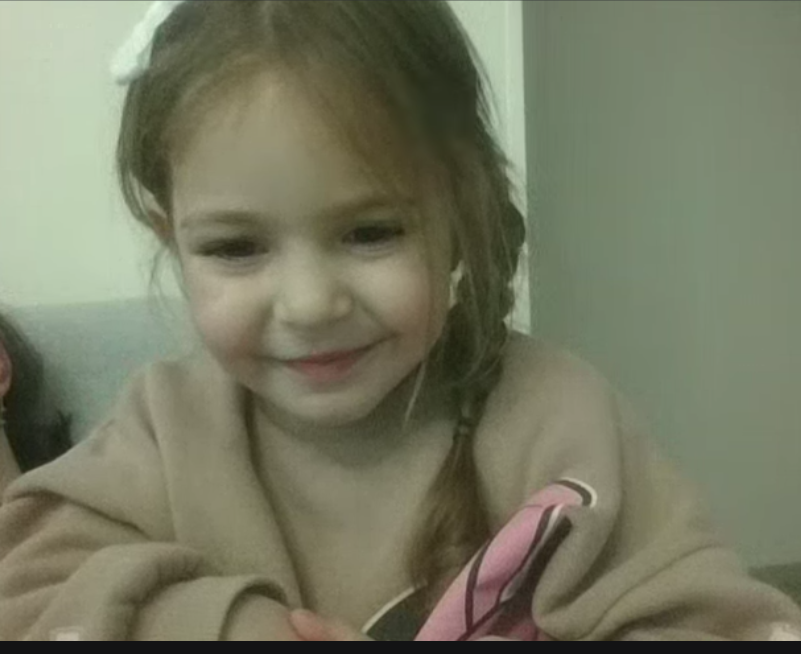
#> input picture exe 2/low_contrast.png, 801 x 654 px
$ python ex02_05.py
#> lines starting #> are read from the running program, lines starting #| are printed output that depends on the picture
import cv2
import numpy as np

# --- 5a. קריאה לתמונה בגווני אפור ---
file_path = "low_contrast.png"
img = cv2.imread(file_path, cv2.IMREAD_GRAYSCALE)
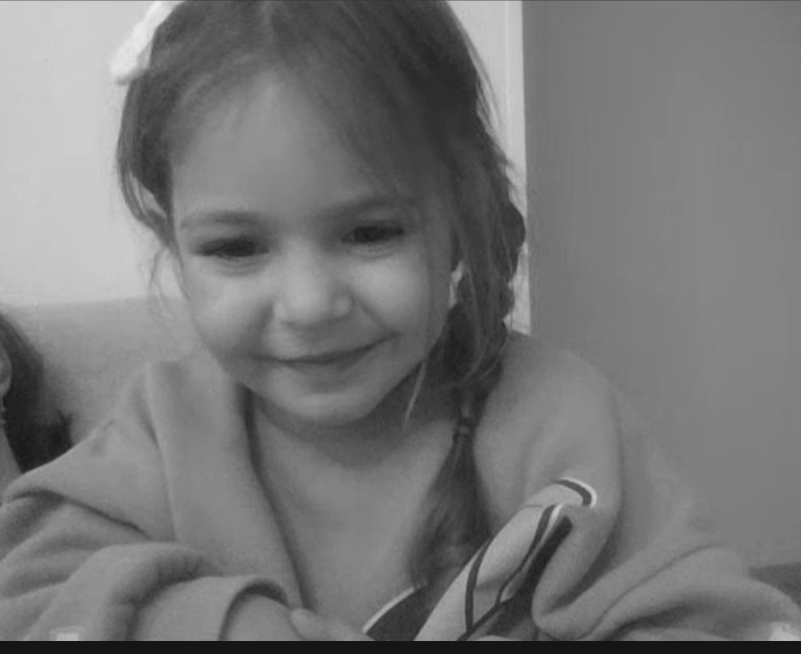
#> img: shape (654, 801); min 21, max 239, mean 117.9
if img is None:
    raise FileNotFoundError("Couldn't read the image.")

# --- 5b. הדפסת ערכים מינימום, מקסימום וממוצע ---
min_val, max_val, _, _ = cv2.minMaxLoc(img)
#> min_val = 21; max_val = 239
mean_val = np.mean(img)
#> mean_val = 117.9
range_factor = (max_val - min_val) / 255.0
#> range_factor = 0.855

print(f"Min: {min_val}, Max: {max_val}, Mean: {mean_val:.2f}, Range factor: {range_factor:.4f}")
#| Min: 21.0, Max: 239.0, Mean: 117.88, Range factor: 0.8549

# --- 5c. פונקציה לנרמל תמונה ללא שימוש בפונקציה מוכנה ---
def normalize_image(img):
    img_float = img.astype(np.float32)
    min_val = np.min(img_float)
#> min_val = 21
    max_val = np.max(img_float)
#> max_val = 239
    normalized = (img_float - min_val) * 255.0 / (max_val - min_val)
    return np.clip(normalized, 0, 255).astype(np.uint8)

normalized_img = normalize_image(img)

# --- הצגת התמונה המנורמלת (אופציונלי) ---
cv2.imshow("Normalized Image", normalized_img)
cv2.waitKey(0)
cv2.destroyAllWindows()
